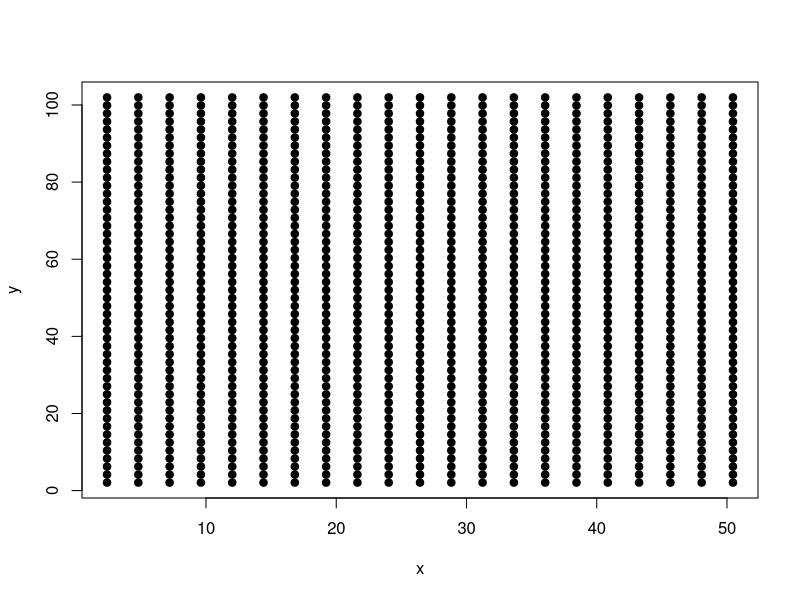
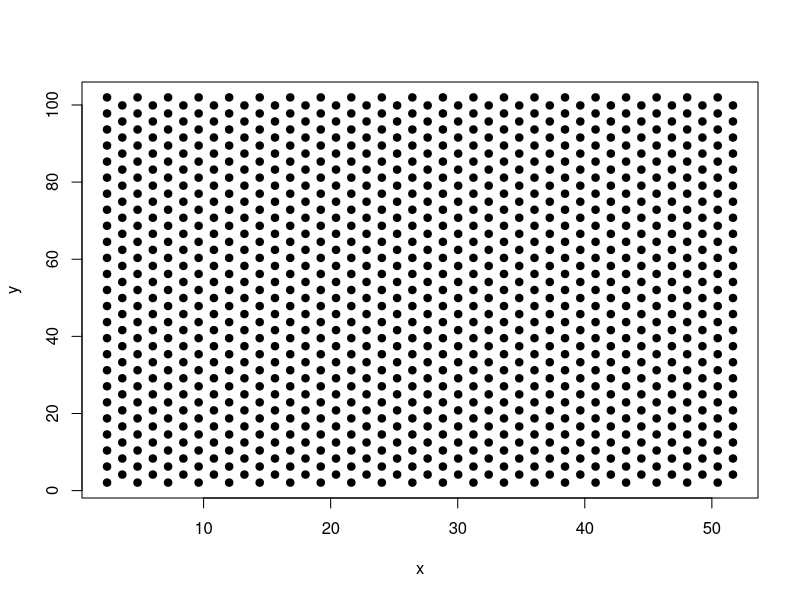

The R source for these figures, in order:
# Define xy
length <- 50
width  <- 100

# Define number of points
n.points <- 1000

# Obtain distance between each point using MAGIC formula
s <- sqrt((2 * length * width)/(sqrt(3) * n.points))

# Get value for x.points (points in 1 row) and y.points (points in 1 column), rounded up
x.points <- ceiling(length/s)
y.points <- ceiling((2 * width)/(sqrt(3) * s))


# First, assume points are on a rectangular grid
x <- rep(1:x.points, y.points) * s
y <- rep(1:y.points, each = x.points) * ((sqrt(3)*s)/2)

plot(x, y, pch = 19)

# Next, shift every second row by (s/2)
x <- x + c(rep(0, x.points), rep(s/2, x.points))

plot(x, y, pch = 19)
